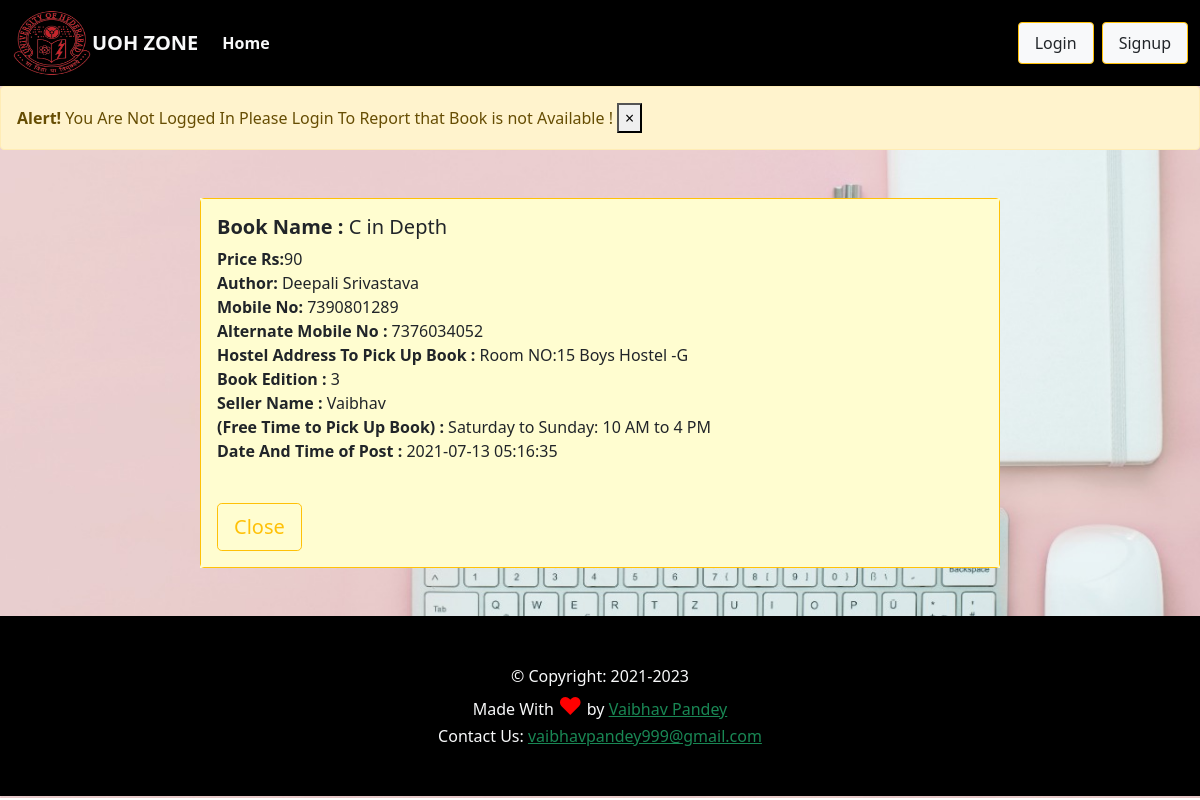
/bookdetails.php?view=203, run on the app's committed database.
### tables this page shows
CREATE TABLE `books` (
  `book_id` int(20) NOT NULL,
  `book_name` varchar(255) NOT NULL,
  `author_name` varchar(255) NOT NULL,
  `price` int(40) NOT NULL,
  `mobile_no` bigint(10) NOT NULL,
  `hostel_add` varchar(500) NOT NULL,
  `free_time` varchar(500) NOT NULL,
  `alternate_mob_no` bigint(10) NOT NULL,
  `edition` varchar(10) NOT NULL,
  `image` longblob NOT NULL,
  `time_of_post` timestamp NOT NULL DEFAULT current_timestamp(),
  `reported_books` int(1) NOT NULL DEFAULT 0,
  `Seller_name` varchar(20) NOT NULL
);

### bookdetails.php (the view, shortened to what this page needs)
<!doctype html>
<html lang="en">
  <head>
    <link href="https://cdn.jsdelivr.net/npm/bootstrap@5.0.1/dist/css/bootstrap.min.css" rel="stylesheet">
  </head>
     <?php  require 'navbar.php'; ?>
<?php
if((isset($_SESSION['loggedin'])) && $_SESSION['loggedin']==true){ }
    else{
      echo ' <div class="alert alert-warning alert-dismissible fade show" role="alert">
      <strong>   Alert!</strong>    You Are Not Logged In Please Login To Report that Book is not Available  !
                                          <button type="button" class="close mx-auto" data-dismiss="alert" aria-label="Close">
          <span  aria-hidden="true">×</span>
      </button>
  </div> ';
    }
?>
     <?php
   if(isset($_GET['view'])){
     $sno = $_GET['view'];
     $sql_view = "SELECT * FROM `books` WHERE `book_id` = $sno";
   $result= mysqli_query($conn, $sql_view);
   if($row = mysqli_fetch_assoc($result)){
         $seller=$row['Seller_name'];
       $name = $row['book_name'];
       $price = $row['price'];
       $author = $row['author_name'];
       $mobile=$row['mobile_no'];
      $hostel=$row['hostel_add'];
      $freetime=$row['free_time'];
      $alternate=$row['alternate_mob_no'];
      $edition=$row['edition'];
      $posttime=$row['time_of_post'];
      echo '<div style="background-color:#FFFDD0" class=" zz overflow-auto mx-auto   my-5  col-md-4 my-2" >
      <div class="card border-warning " style="width: 50rem;">
                   <div style="background-color:#FFFDD0" class=" text-dark  card-body" >
              <h5 class="card-title"><b>Book Name :  </b>' . $name  . '</h5>
              <p class="card-text"><b>Price Rs:</b>' . $price .'<br>
              <b >Author: </b>' . $author .'<br>
              <b>Mobile No: </b> ' . $mobile .'<br>
              <b>Alternate Mobile No : </b> ' . $alternate .'<br>
              <b>Hostel Address To Pick Up Book :  </b>' . $hostel .'<br>
              <b>Book Edition : </b> ' . $edition .'<br>
              <b>Seller Name : </b> ' . $seller .'<br>
              <b>(Free Time to Pick Up Book) : </b> ' . $freetime .'<br>
              <b>Date And Time of Post : </b> ' . $posttime .'<br>
              </p>
              <div class="footer" >
             <br>
             <a href="buynsellbook.php"   class="mx-auto btn btn-outline-warning  btn-lg" >Close</a>
          </div>
      </div>
      </div>
      </div>';
   }
}
?>
<?php  require'footer.php';  ?>
  </body>
</html>

### bookdetails.php (style rules this page uses)
body { margin: 0px; padding: 0px; background-image: url('images/notes1.jpeg'); background-position: center; background-repeat: no-repeat; background-size: cover; height: 100%; }
.zz { width:50rem; }

### data on the page
books: book_name "C in Depth", price "90", author_name "Deepali Srivastava", mobile_no "7390801289", alternate_mob_no "7376034052", hostel_add "Room NO:15 Boys Hostel -G", edition "3", Seller_name "Vaibhav", free_time "Saturday to Sunday: 10 AM to 4 PM", time_of_post "2021-07-13 05:16:35"
